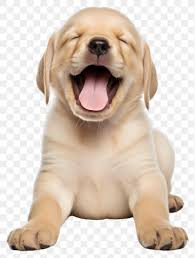
#> input picture input image.jpeg, 195 x 258 px
$ python Task-02.py
#> lines starting #> are read from the running program, lines starting #| are printed output that depends on the picture
#> the answer given: input image.jpeg
from PIL import Image
import numpy as np

def encrypt_image(image_path, key):
    # Open the image
#> called with image_path = 'input image.jpeg', key = array of shape (3,)
    img = Image.open(image_path)
#> img is the input picture: PIL image 195x258 RGB; mean R, G, B 218.4, 203.7, 190.9

    # Convert the image to a NumPy array
    img_array = np.array(img)

    # Ensure key has the same shape as img_array
    key = np.resize(key, img_array.shape)

    # Encrypt each pixel using XOR with the key
    encrypted_array = np.bitwise_xor(img_array, key)
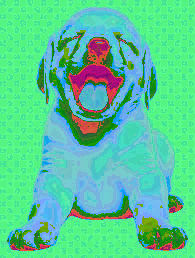
#> encrypted_array: shape (258, 195, 3); mean R, G, B 88.3, 202.3, 153.2

    # Convert the encrypted array back to an image
    encrypted_img = Image.fromarray(encrypted_array)

    # Save the encrypted image
    encrypted_img.save("encrypted_image.jpeg")
    print("Image encrypted successfully.")


def decrypt_image(encrypted_image_path, key):
    # Open the encrypted image
#> called with encrypted_image_path = 'encrypted_image.jpeg', key = array of shape (3,)
    encrypted_img = Image.open(encrypted_image_path)
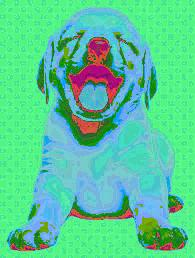
#> encrypted_img: PIL image 195x258 RGB; mean R, G, B 88.3, 202.3, 153.1

    # Convert the encrypted image to a NumPy array
    encrypted_array = np.array(encrypted_img)

    # Ensure key has the same shape as encrypted_array
    key = np.resize(key, encrypted_array.shape)

    # Decrypt each pixel using XOR with the key
    decrypted_array = np.bitwise_xor(encrypted_array, key)
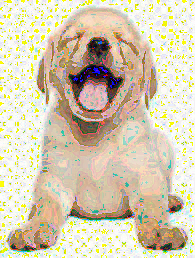
#> decrypted_array: shape (258, 195, 3); mean R, G, B 214.2, 202.7, 177.8

    # Convert the decrypted array back to an image
    decrypted_img = Image.fromarray(decrypted_array)

    # Save the decrypted image
    decrypted_img.save("decrypted_image.jpeg")
    print("Image decrypted successfully.")


def main():
    print("Image Encryption and Decryption using Pixel Manipulation")


    image_path = input("Enter the path to the image file: ")
    # Generate a random key (you can use any integer as the key)
    key = np.random.randint(0, 256, size=(3,), dtype=np.uint8)

    # Encrypt the image
    encrypt_image(image_path, key)

    # Decrypt the image
    decrypt_image("encrypted_image.jpeg", key)

if __name__ == "__main__":
    main()
